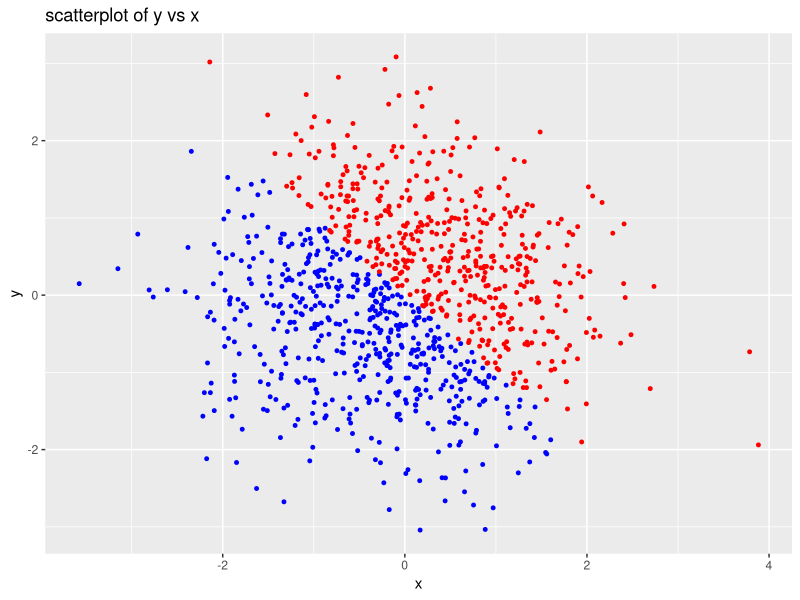
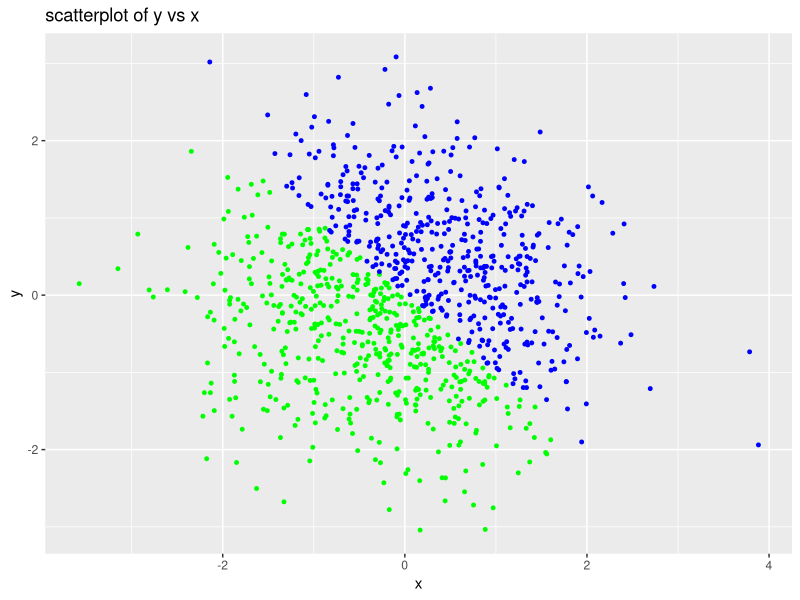
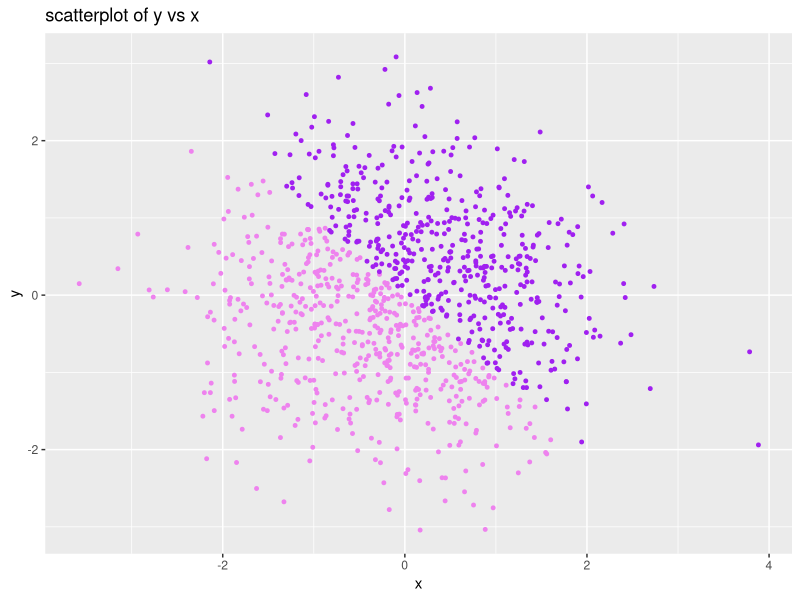
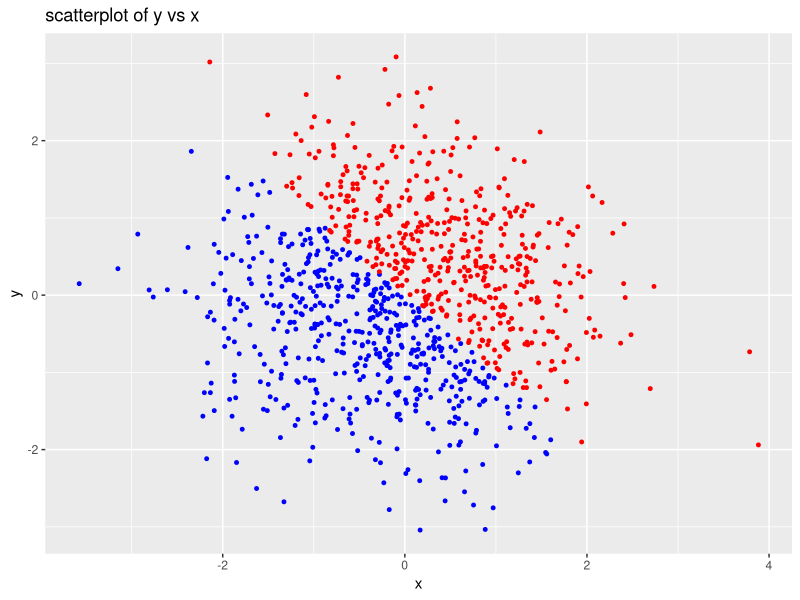

R code for these plots, in order:
## ---- chunk 1
library(tidyverse)
dt_frame = tibble(
  random_sample = runif(10,0,5) ,
  logical_vector = random_sample > 2 ,
  ch_vector = c("a","b","c","d","e","f","g","h","i","j") ,
  factor_vector = as.factor(ch_vector) 
)
dt_frame = as.data.frame(dt_frame)
head(dt_frame)

## ---- chunk 2

chr_to_num = as.numeric(dt_frame$ch_vector) 
chr_to_factor = as.factor(dt_frame$ch_vector) 

factor_to_chr = as.character(dt_frame$factor_vector) 
factor_to_num = as.numeric(dt_frame$factor_vector) 

logic_to_num = as.numeric(dt_frame$logical_vector) 

## ---- chunk 3
library(tidyverse)
dt_frame2 = tibble(
  x = rnorm(1000, mean = 0, sd = 1) , 
  y = rnorm(1000, mean = 0, sd = 1) ,
  vc_logic = x + y > 0 ,
  vc_num = as.numeric(vc_logic) ,
  vc_factor = as.factor(vc_logic)
)
dt_frame2 = as.data.frame(dt_frame2)
head(dt_frame2)

## ---- chunk 4
ggplot(dt_frame2, mapping = aes(x,y))+geom_point(data = dt_frame2, aes(x,y), col = ifelse(dt_frame2$vc_logic,"red","blue"), size =1 ) +labs(title = "scatterplot of y vs x ")
ggsave("scatterplot_of_x_vs_y_colored_logic.pdf")

ggplot(dt_frame2, mapping = aes(x,y))+geom_point(data = dt_frame2, aes(x,y), col = ifelse(dt_frame2$vc_num,"blue","green"), size =1 ) +labs(title = "scatterplot of y vs x ")

ggplot(dt_frame2, mapping = aes(x,y))+geom_point(data = dt_frame2, aes(x,y), col = ifelse(dt_frame2$vc_factor == "TRUE","purple","violet"), size =1 ) +labs(title = "scatterplot of y vs x ")

